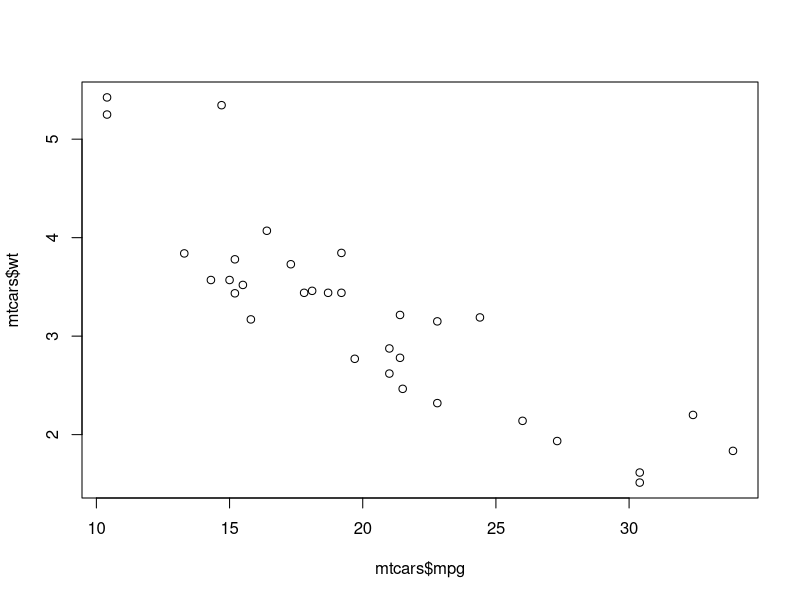
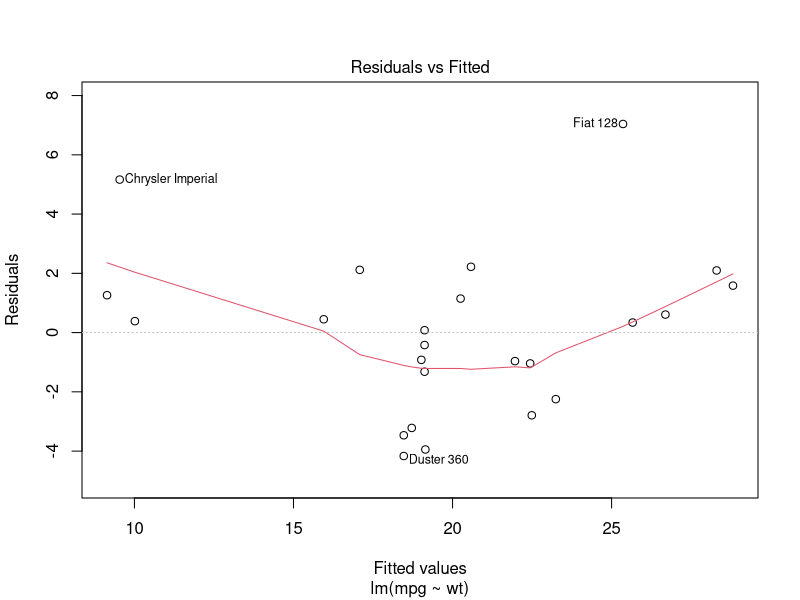
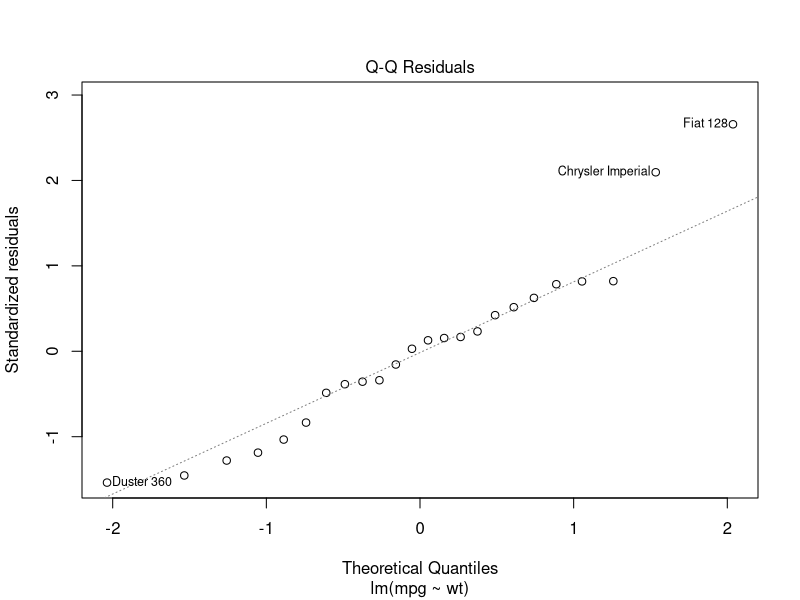
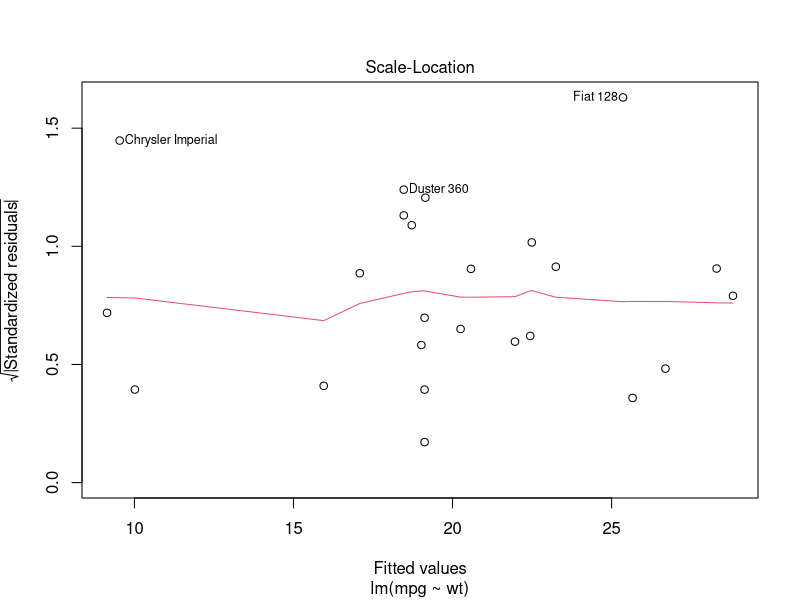
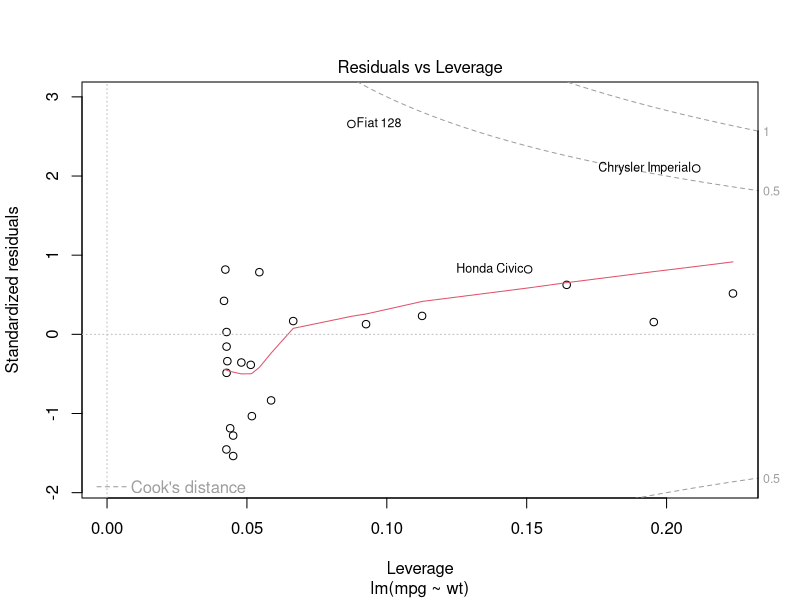

These figures' R source, in order:
# https://www.youtube.com/watch?v=_ymR-FFG44c

data(mtcars)
mtcars

plot(mtcars$mpg, mtcars$wt)

# Data partition

P1 = runif(nrow(mtcars)) # creates a random number for every data point in mtcars
P2 = order(P1) # stores the index of each corresponding number from P1 depending on how big it is

training_ds = mtcars[P2[1:24],] # mtcars has 32 data points, we are selecting 24 random points from mtcars

test_ds = mtcars[P2[25:32],] # store remaining values from mtcars not in training data


## Model Building

mtcars_Regression = lm(mpg ~ wt, data = training_ds)

abline(mtcars_Regression)

summary(mtcars_Regression)

plot(mtcars_Regression)

pred_values = predict(mtcars_Regression, newdata = test_ds)

test_ds$pred_mpg = pred_values # create new column with predicted values based on test data (on the test data data frame)

# Multiple regression

mtcars_MultRegression = lm(mpg ~ wt + disp, data = training_ds)

summary(mtcars_MultRegression)
